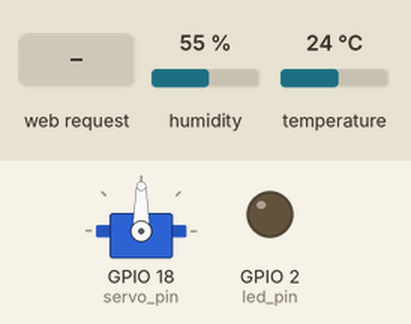
A program run on a simulated ESP32. On the bench: servo, output pins drawn as LEDs (lit = HIGH). Inputs (shaded band) come from the test bench; at power-on: humidity 55 %, temperature 24 °C. WiFi joins after 1.5 s; servers stay silent unless stated; what the program prints to the serial monitor is not drawn.

Above: at 3.2 s.
3.3 s: HTTP request GET /on received
At 4.1 s:
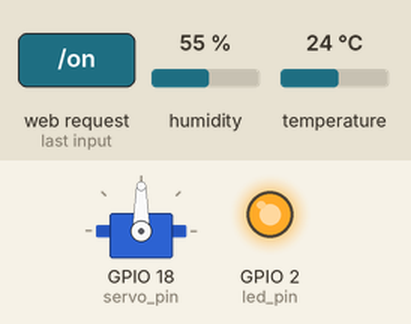
4.8 s: HTTP request GET /servo?angle=1 received
At 5.2 s:
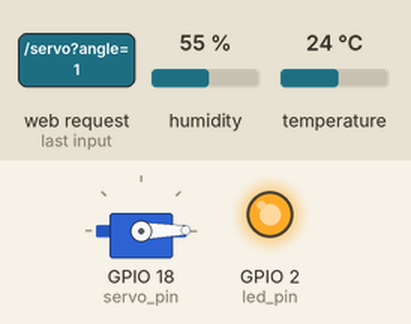
6.3 s: HTTP request GET /off received
At 7.5 s:
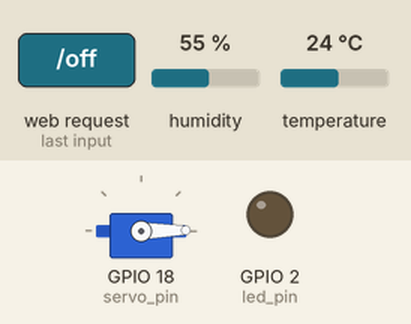
7.8 s: HTTP request GET /servo?angle=120 received
At 8.7 s:
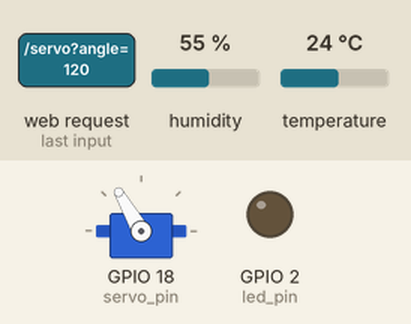
9.3 s: HTTP request GET /on?angle=1 received
At 9.9 s:
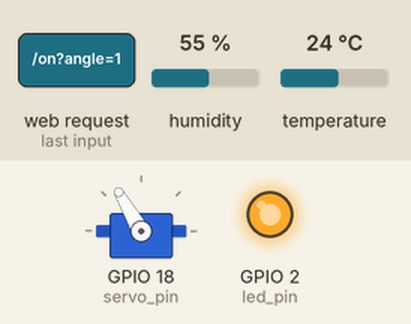
10.8 s: HTTP request GET /off?angle=1 received
At 12.2 s:
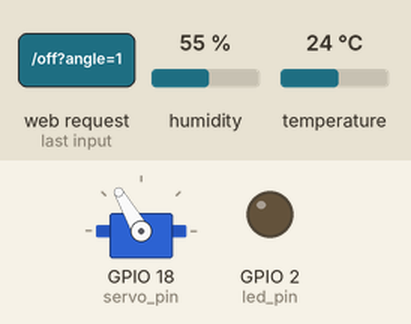
Timing chart, 0 to 13.3 s (numbered marks = the images above; inputs shaded):
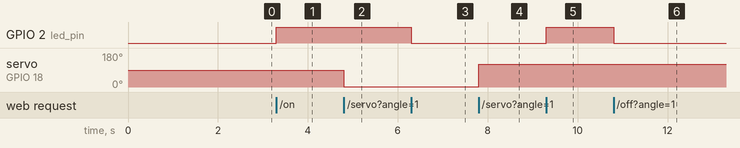

The program:

main.cpp
```cpp
#include <Arduino.h>
#include <ArduinoJson.h>
#include <WiFi.h>
#include <WebServer.h>
#include <DHT.h>
#include <ESP32Servo.h>

#define led_pin 2
#define dht_pin 4
#define servo_pin 18
#define DHTTYPE DHT11
DHT dht(dht_pin, DHTTYPE);

const char* ssid = "who";
const char* password ="Z1234567890";

Servo myServo;

WebServer server(80);

void handleRoot() {
  String jsonResponse = "{";
  jsonResponse += "\"status\": \"ONLINE\",";
  jsonResponse += "\"uptime_seconds\": " + String(millis() / 1000) + ",";
  jsonResponse += "\"device_name\": \"ESP32 DevKit\"";
  jsonResponse += "}";

  server.send(200, "application/json", jsonResponse);
}

void handleLedOn()
{
  digitalWrite(BUILTIN_LED, HIGH);
  digitalWrite(led_pin, HIGH);
  server.send(200, "text/plain", "LED is ON");
}
void handleLedOff()
{
  digitalWrite(led_pin, LOW);
  digitalWrite(BUILTIN_LED, LOW);
  server.send(200, "text/plain", "LED is OFF");
}
void readDHTSensor(){

  float h = dht.readHumidity();
  float t = dht.readTemperature();

  if (isnan(h) || isnan(t)) {
    server.send(500, "text/plain", "Failed to read from DHT sensor!");
    return;
  }

  StaticJsonDocument<200> doc;
  doc["temperature"] = t;
  doc["humidity"] = h;

  String json;
  serializeJson(doc, json);
  // Serial.println(json);
  server.send(200, "application/json", json);
}

void handleServo(){
  if(server.hasArg("angle")){
    int angle = server.arg("angle").toInt();
    myServo.write(angle);
    server.send(200, "text/plain", "Servo moved to angle: " + String(angle));
  } else {
    server.send(400, "text/plain", "Angle parameter missing");
  }
}

void setup(){
  Serial.begin(115200);

  pinMode(led_pin, OUTPUT);
  pinMode(BUILTIN_LED, OUTPUT);
  pinMode(dht_pin, INPUT);
  myServo.attach(servo_pin);
  dht.begin();

  readDHTSensor();

  WiFi.begin(ssid, password);
  while (WiFi.status() != WL_CONNECTED) {
    delay(1000);
    Serial.println("Connecting to WiFi...");
  }
  Serial.println("Connected to WiFi");
  Serial.print("IP address: ");
  Serial.println(WiFi.localIP());

  server.on("/", handleRoot); // root link
  server.on("/on", handleLedOn); // LED ON link
  server.on("/off", handleLedOff); // LED OFF link
  server.on("/dht", readDHTSensor); // DHT sensor link
  server.on("/servo", handleServo); // Servo control link
  server.begin();
}
void loop(){
  server.handleClient(); //listen for client requests
}
```

Measured:
- after the input at 3.3 s, GPIO 2 (led_pin): LOW → HIGH at once
- after the input at 4.8 s, servo on GPIO 18 (servo_pin): 90° → 1° at once
- after the input at 6.3 s, GPIO 2 (led_pin): HIGH → LOW at once
- after the input at 7.8 s, servo on GPIO 18 (servo_pin): 1° → 120° at once
- after the input at 9.3 s, GPIO 2 (led_pin): LOW → HIGH at once
- after the input at 10.8 s, GPIO 2 (led_pin): HIGH → LOW at once
